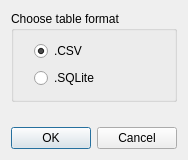
<?xml version="1.0" encoding="UTF-8"?>
<ui version="4.0">
 <class>DownloadDialog</class>
 <widget class="QDialog" name="DownloadDialog">
  <property name="geometry">
   <rect>
    <x>0</x>
    <y>0</y>
    <width>184</width>
    <height>160</height>
   </rect>
  </property>
  <property name="windowTitle">
   <string>Save As...</string>
  </property>
  <layout class="QVBoxLayout" name="verticalLayout" stretch="1,0">
   <property name="spacing">
    <number>25</number>
   </property>
   <item>
    <widget class="QGroupBox" name="groupBox">
     <property name="title">
      <string>Choose table format</string>
     </property>
     <layout class="QVBoxLayout" name="verticalLayout_2">
      <property name="leftMargin">
       <number>20</number>
      </property>
      <item>
       <widget class="QRadioButton" name="rb_csv">
        <property name="text">
         <string>.CSV</string>
        </property>
        <property name="checked">
         <bool>true</bool>
        </property>
       </widget>
      </item>
      <item>
       <widget class="QRadioButton" name="rb_sqlite">
        <property name="text">
         <string>.SQLite</string>
        </property>
       </widget>
      </item>
     </layout>
    </widget>
   </item>
   <item>
    <widget class="QDialogButtonBox" name="buttonBox">
     <property name="orientation">
      <enum>Qt::Orientation::Horizontal</enum>
     </property>
     <property name="standardButtons">
      <set>QDialogButtonBox::StandardButton::Cancel|QDialogButtonBox::StandardButton::Ok</set>
     </property>
     <property name="centerButtons">
      <bool>true</bool>
     </property>
    </widget>
   </item>
  </layout>
 </widget>
 <resources/>
 <connections>
  <connection>
   <sender>buttonBox</sender>
   <signal>accepted()</signal>
   <receiver>DownloadDialog</receiver>
   <slot>accept()</slot>
   <hints>
    <hint type="sourcelabel">
     <x>248</x>
     <y>254</y>
    </hint>
    <hint type="destinationlabel">
     <x>157</x>
     <y>274</y>
    </hint>
   </hints>
  </connection>
  <connection>
   <sender>buttonBox</sender>
   <signal>rejected()</signal>
   <receiver>DownloadDialog</receiver>
   <slot>reject()</slot>
   <hints>
    <hint type="sourcelabel">
     <x>316</x>
     <y>260</y>
    </hint>
    <hint type="destinationlabel">
     <x>286</x>
     <y>274</y>
    </hint>
   </hints>
  </connection>
 </connections>
</ui>
